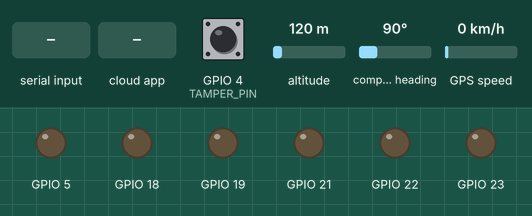
Recording of a sketch running on a simulated ESP32. On the bench: output pins drawn as LEDs (lit = HIGH). The inputs (shaded band) are chosen by the test bench; at power-on: GPIO 4 (TAMPER_PIN) HIGH, altitude 120 m, compass heading 90°, GPS speed 0 km/h. WiFi joins after 1.5 s; servers stay silent unless stated; the local clock reads 2024-03-15 10:24:30 at power-on unless the sketch sets it; the GPS gets a fix after 3 s at 37.7749, -122.4194 with 8 satellites; the modem accepts every AT command (registered, SIM ready, sends succeed) and sends nothing else; the Firebase database answers and starts empty; what the sketch prints to the serial monitor is not drawn.

Above: at 3.5 s.
3.6 s: "OFFMOTOR" received over Serial
At 4.1 s:
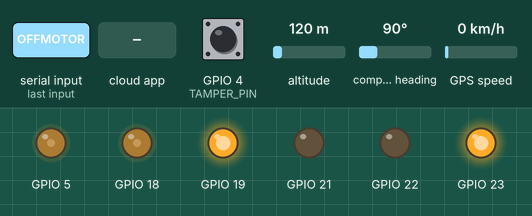
5.1 s: the phone or cloud app sets controls to OFFMOTOR
At 8.42 s:
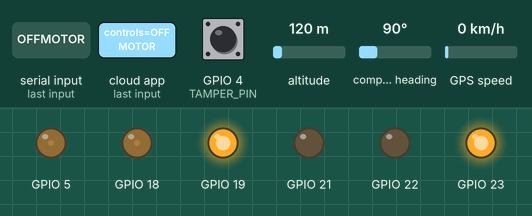
Timing chart, 0 to 11.8 s (numbered marks = the images above; inputs shaded):
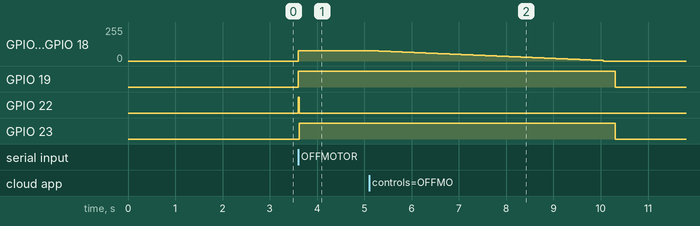

Measured:
- after the input at 3.6 s, GPIO 5, GPIO 18: 0/255 → 76/255 at once; GPIO 19, GPIO 23: LOW → HIGH at once; GPIO 22: LOW → HIGH at once, → LOW 0.02 s later
- after the input at 5.1 s, GPIO 5, GPIO 18: moves from 76/255 to 0/255 over 4.8 s, starting after 0.20 s; GPIO 19, GPIO 23: HIGH → LOW after 5.2 s

The sketch:

ESP32_BT_Carc.ino
```cpp
/*
 * ESP32 Modular RC Car
 * WiFi AP+STA (local control + Firebase) + GPS + GSM
 *
 * All module definitions live here (one translation unit).
 * Headers contain only declarations + inline helpers.
 */

#include <Arduino.h>
#include <esp_task_wdt.h>       // Hardware watchdog
#include "MotorDriver.h"
#include "LocalControl.h"
#include "GPS.h"
#include "SIM800L_Manager.h"
#include "fire.h"
#include "Button.h"

// ── Watchdog timeout ──────────────────────────────────────────────────────────
// If loop() stalls longer than this, the ESP32 reboots automatically.
#define WDT_TIMEOUT_SEC 30  // Firebase SSL + GSM delays can take up to ~15s

// ── Hardware Serial & local-control objects (defined here, extern in headers) ─
WebServer localServer(LOCAL_HTTP_PORT);

HardwareSerial  gpsSerial(1);    // UART1 — pins overridden in initGPS()
HardwareSerial  simSerial(2);    // UART2 — pins overridden in initSIM800L()
TinyGPSPlus     gps;

// ── Tamper ISR state (volatile; defined here, extern in Button.h) ─────────────
volatile bool     tamperTriggered = false;
volatile uint32_t tamperRawMs     = 0;

// ── GSM telemetry state (defined here, extern in SIM800L_Manager.h) ──────────
const char* gsmSignal      = "Initialising...";
int         signalStrength = -999;
int         gsmLatency     = 0;

// ── Vehicle state ─────────────────────────────────────────────────────────────
bool   vehicleLocked       = false;
bool   mobilization        = false;       // mobilization status (false on boot)
String sideLockState       = "UNLOCKED";  // Matches vehicleLocked=false at boot
String motorState          = "Idle";      // "Running" when a controller is connected, "Idle" when not
int    currentSpeedPercent = DEFAULT_BOOT_SPEED_PERCENT;  // safe boot speed (30%)
bool   localControlKilled  = false;

// ── GPS telemetry (defined here, extern in GPS.h) ─────────────────────────────
// NOTE: speedKmh here is the raw GPS-derived speed — still used for logging /
// fallback, but the *live gauge* uses motorSpeedKmh/motorRPM below instead,
// since GPS speed is noisy and slow to update at low speed.
double latitude   = 0.0;
double longitude  = 0.0;
double speedKmh   = 0.0;
int    satellites = 0;

// ── PWM-based speed/RPM estimate (defined here, extern in LocalControl.h) ─────
// Recomputed every loop() from currentSpeedPercent + motor moving-state
// (MotorDriver.h) — instant, no GPS wait, and doesn't get noisy at low speed.
double motorSpeedKmh = 0.0;
double motorRPM      = 0.0;

// ── Telemetry push timer ──────────────────────────────────────────────────────
unsigned long lastFirebasePush = 0;
const unsigned long PUSH_INTERVAL_MS = 25000UL;  // 25 sec (tamper still pushes instantly)

// ── Instant telemetry on local driving commands ────────────────────────────────
// LocalControl.h sets this true whenever the web page sends a drive/lock
// command, so the Firebase dashboard reflects it almost immediately instead
// of waiting up to PUSH_INTERVAL_MS. Throttled below so rapid button taps
// don't hammer Firebase/BearSSL.
volatile bool telemetryDirty = false;
const unsigned long TELEMETRY_INSTANT_MIN_INTERVAL_MS = 800UL;
unsigned long lastInstantPushMs = 0;

// ── Shared "kill local control permanently" helper ────────────────────────────
inline void killLocalControlPermanently() {
    if (localControlKilled) return;
    stopLocalControl();
}

// =============================================================================
void setup() {
    Serial.begin(115200);
    delay(300);

    Serial.println("\n=====================================================");
    Serial.println("  ESP32 Modular RC Car: WiFi AP+STA + GPS + GSM + Firebase  ");
    Serial.println("=====================================================");

    // ── Hardware watchdog (ESP32 Arduino Core 3.x API) ───────────────────
    esp_task_wdt_config_t wdtConfig = {
        .timeout_ms     = WDT_TIMEOUT_SEC * 1000,
        .idle_core_mask = 0,   // don't watch idle tasks
        .trigger_panic  = true // reboot on timeout
    };
    esp_task_wdt_reconfigure(&wdtConfig); // reconfigure existing WDT (IDF 5.x)
    esp_task_wdt_add(NULL);              // watch the Arduino main task
    Serial.printf("[WDT] Watchdog set to %d seconds.\n", WDT_TIMEOUT_SEC);

    sideLockState.reserve(16);
    motorState.reserve(16);

    // ── WiFi mode: must be set before BOTH initFirebase() (STA) and
    //    initLocalControl() (AP) — set once, here, up front. ─────────────
    WiFi.mode(WIFI_AP_STA);

    // ── Firebase FIRST: connect and push boot state before anything else ──
    // Boot = manual reset by owner → report vehicle is SAFE & mobilization=false,
    // and do it before touching motors/GPS/SIM800L/button so the DB reflects
    // a safe boot state as early as possible, ahead of other init work.
    initFirebase();
    sideLockState = "SAFE";
    mobilization  = false;
    pushSideLockStatus("SAFE");
    clearWebMobilization();   // clear /mobilization in Firebase itself — see fire.h
    Serial.println("[Security] Boot — sideLockStatus set to SAFE, mobilization = false.");

    // ── Peripherals ───────────────────────────────────────────────────────
    initLocalControl();

    initMotors();
    stopCar();
    initGPS();
    initSIM800L();
    initButton();

    Serial.println("[Init] Setup complete. Entering main loop...\n");
}

// =============================================================================
void loop() {
    // ── Pet watchdog first thing every loop ──────────────────────────────
    esp_task_wdt_reset();

    // ─────────────────────────────────────────────────────────────────────
    // 1a. Drain the /controls stream FIRST, unconditionally — this must
    //     never sit behind a slower one-shot Firebase call (mobilization,
    //     speed), or a command already pushed to us just sits unread.
    // ─────────────────────────────────────────────────────────────────────
    String webCommand = loopFirebase();

    if (webCommand.length() > 0) {
        Serial.printf("[Web CMD] t=%lu ms — Received: '%s'\n", millis(), webCommand.c_str());

        if (webCommand == "OFFMOTOR" || webCommand == "MOBILIZE" || webCommand == "MOBILIZATION_TRUE" || webCommand == "TRUE") {
            // ── Mobilization TRUE: smooth ramp-down stop, then kill local control PERMANENTLY until manual ESP32 reset ─
            stopCarSmooth();   // ~5s gradual deceleration, then fully de-energised
            killLocalControlPermanently();
            mobilization        = true;
            motorState          = "OFF";
            currentSpeedPercent = 0;
            setVehicleLock(true, "WEB_LOCKED");
            Serial.println("[Web CMD] Mobilization = TRUE. Motor OFF + local control killed permanently (requires manual reset).");
            sendTelemetry(latitude, longitude, motorSpeedKmh, motorRPM, satellites,
                          gsmSignal, signalStrength, gsmLatency,
                          sideLockState, motorState, currentSpeedPercent);
        }
        else if (webCommand == "ONMOTOR" || webCommand == "DEMOBILIZE" || webCommand == "FALSE") {
            // ── Web unlock: Updates settings, but local control remains KILLED if localControlKilled is true ──
            if (!localControlKilled) {
                motorState          = "Idle";
                currentSpeedPercent = DEFAULT_BOOT_SPEED_PERCENT;
                setVehicleLock(false, "UNLOCKED");
                mobilization        = false;
                Serial.println("[Web CMD] Vehicle unlocked via web.");
            } else {
                Serial.println("[Web CMD] Vehicle unlocked on web, but local control remains KILLED until manual ESP32 reset!");
            }
        }
        else if (webCommand.length() == 1) {
            // Single-char motor command from web (F/B/L/R/S)
            executeCommand(webCommand.charAt(0));
        }
    }

    // ─────────────────────────────────────────────────────────────────────
    // 1b. Firebase: Mobilization check & web speed — heavier, one-shot calls.
    // ─────────────────────────────────────────────────────────────────────
    // These block loop() while they wait on a network round-trip.
    // IMPORTANT: the mobilization (kill-switch) check must NEVER be gated by
    // "is the phone actively driving locally" — otherwise, as long as the
    // local control page keeps polling /status (every 1s), drivingLocally
    // stays true forever and a Firebase mobilization=true write is silently
    // ignored until LOCAL_CONTROL_ACTIVE_WINDOW_MS (5s) of total local
    // silence passes. That's the "5 second delay" — it's not a ramp, it's
    // the check simply never running while you're driving locally.
    // Only the web SPEED sync is skipped locally, so Firebase doesn't fight
    // the local speed slider while you're actively driving on the AP page.
    if (checkWebMobilization()) {
        stopCarSmooth();   // ~5s gradual deceleration, then fully de-energised
        killLocalControlPermanently();
        mobilization        = true;
        motorState          = "OFF";
        currentSpeedPercent = 0;
        setVehicleLock(true, "WEB_LOCKED");
        Serial.println("\n[WEB MOBILIZATION] Mobilization = TRUE! Motors OFF + local control killed permanently (requires manual reset).");
        sendTelemetry(latitude, longitude, motorSpeedKmh, motorRPM, satellites,
                      gsmSignal, signalStrength, gsmLatency,
                      sideLockState, motorState, currentSpeedPercent);
    }

    bool drivingLocally = localControlActive();
    if (!drivingLocally) {
        // Update speed from Firebase if a valid value is available
        int webSpeed = fetchWebSpeed();
        if (webSpeed >= 0) {
            currentSpeedPercent = webSpeed;
        }
    }

    // ─────────────────────────────────────────────────────────────────────
    // 2. Tamper / Security Alert
    // ─────────────────────────────────────────────────────────────────────
    if (checkTamper()) {
        Serial.println("\n!!! TAMPER DETECTED — SIDE LOCK BUTTON BROKEN !!!");

        // 1. Immobilise the vehicle immediately
        stopCar();
        setVehicleLock(true, "BROKEN");
        motorState          = "IMMOBILISED";
        mobilization        = true;
        currentSpeedPercent = 0;
        killLocalControlPermanently();

        // 2. Push BROKEN to Firebase right now — don't wait for periodic push.
        pushSideLockStatus("BROKEN");

        // 3. Full telemetry snapshot so all fields are current
        sendTelemetry(latitude, longitude, motorSpeedKmh, motorRPM, satellites,
                      gsmSignal, signalStrength, gsmLatency,
                      sideLockState, motorState, currentSpeedPercent);

        // 4. GSM alert — SMS (contact1 only), then CALL (contact1 AND contact2)
        String alertPhone = getEmergencyPhoneNumber();
        if (alertPhone.length() > 0) {
            esp_task_wdt_reset();   // feed before long GSM sequence
            sendEmergencySMS(alertPhone, latitude, longitude);
            esp_task_wdt_reset();   // feed between SMS and call
            makeEmergencyCall(alertPhone);
            esp_task_wdt_reset();   // feed after call returns

            // Also ring the second emergency contact, if one is configured.
            String alertPhone2 = getEmergencyPhoneNumber2();
            if (alertPhone2.length() > 0) {
                hangUpCall();        // end call to contact1 before dialling contact2
                esp_task_wdt_reset();
                makeEmergencyCall(alertPhone2);
                esp_task_wdt_reset();
            }
        } else {
            Serial.println("[Security] No phone number configured — GSM alert skipped.");
        }

        Serial.println("[Security] Tamper handled. Vehicle immobilised. Reset ESP32 to restore.");
    }

    // ─────────────────────────────────────────────────────────────────────
    // 3. Normal operations & Engine State
    // ─────────────────────────────────────────────────────────────────────

    // Update Engine / Live status dynamically
    if (sideLockState == "BROKEN") {
        motorState = "IMMOBILISED";
    } else if (localControlKilled || vehicleLocked) {
        motorState = "OFF";
    } else if (localControlActive()) {
        motorState = "Running";
    } else {
        motorState = "Idle";
    }

    // Serve the control page / handle any pending browser request
    handleLocalControl();

    // Serial monitor → motor command (debug / dev)
    if (Serial.available()) {
        char c = (char)Serial.read();   // explicit cast — avoids toupper(int) UB
        executeCommand(c);
    }

    // Sensors
    readGpsSensor();
    readSIM800L();   // non-blocking state machine

    // ── PWM-based speed/RPM estimate — instant, no GPS wait, stable at low speed ──
    motorSpeedKmh = estimateSpeedKmh(currentSpeedPercent);
    motorRPM      = estimateMotorRPM(currentSpeedPercent);

    // ─────────────────────────────────────────────────────────────────────
    // 4. Periodic telemetry push
    // ─────────────────────────────────────────────────────────────────────
    if (millis() - lastFirebasePush >= PUSH_INTERVAL_MS) {
        lastFirebasePush = millis();
        sendTelemetry(latitude, longitude, motorSpeedKmh, motorRPM, satellites,
                      gsmSignal, signalStrength, gsmLatency,
                      sideLockState, motorState, currentSpeedPercent);
    }

    // ─────────────────────────────────────────────────────────────────────
    // 5. Instant telemetry push — fires right after a local drive/lock
    //    command instead of waiting for the 25s periodic push. Throttled to
    //    TELEMETRY_INSTANT_MIN_INTERVAL_MS so rapid button taps don't queue
    //    up a burst of BearSSL/Firebase calls.
    // ─────────────────────────────────────────────────────────────────────
    if (telemetryDirty && (millis() - lastInstantPushMs >= TELEMETRY_INSTANT_MIN_INTERVAL_MS)) {
        telemetryDirty    = false;
        lastInstantPushMs = millis();
        lastFirebasePush  = millis();   // don't also fire the periodic push right after
        sendTelemetry(latitude, longitude, motorSpeedKmh, motorRPM, satellites,
                      gsmSignal, signalStrength, gsmLatency,
                      sideLockState, motorState, currentSpeedPercent);
    }
}
```

Button.h
```cpp
#ifndef BUTTON_H
#define BUTTON_H

#include <Arduino.h>

// ── Pin ───────────────────────────────────────────────────────────────────────
#define TAMPER_PIN 4

// ── Debounce ──────────────────────────────────────────────────────────────────
// Minimum ms between two accepted tamper events.
#define TAMPER_DEBOUNCE_MS 300UL

// ── Shared state (defined once in Button.cpp / .ino via extern) ───────────────
// Declared extern here; defined exactly once in ESP32_BT_Car.ino.
extern volatile bool     tamperTriggered;
extern volatile uint32_t tamperRawMs;      // raw millis() stamp set in ISR

// ── ISR ───────────────────────────────────────────────────────────────────────
// Keep the ISR minimal: just capture the timestamp and set the flag.
// millis() itself is not ISR-safe on ESP32 (FreeRTOS tick may be mid-update),
// so we read the SysTick counter directly via esp_timer_get_time() converted
// to ms, which IS safe from ISR context.
void IRAM_ATTR handleTamperInterrupt() {
    // esp_timer_get_time() returns microseconds; divide for ms.
    uint32_t nowMs = (uint32_t)(esp_timer_get_time() / 1000ULL);
    tamperTriggered = true;
    tamperRawMs     = nowMs;
}

inline void initButton() {
    pinMode(TAMPER_PIN, INPUT_PULLUP);
    attachInterrupt(digitalPinToInterrupt(TAMPER_PIN),
                    handleTamperInterrupt, FALLING);
    Serial.println("[Security] Tamper interrupt attached to GPIO 4 (FALLING)");
}

// ── Call this from loop() ─────────────────────────────────────────────────────
// Returns true once per debounced tamper event, then resets the flag.
// All debounce logic lives here in normal (non-ISR) context.
inline bool checkTamper() {
    if (!tamperTriggered) return false;

    static uint32_t lastAcceptedMs = 0;
    uint32_t eventMs = tamperRawMs;          // snapshot; ISR may update again
    tamperTriggered  = false;                // clear flag first

    if ((eventMs - lastAcceptedMs) < TAMPER_DEBOUNCE_MS) {
        return false;                        // bounce — ignore
    }
    lastAcceptedMs = eventMs;
    return true;
}

#endif // BUTTON_H
```

secrets.h
```cpp
#ifndef SECRETS_H
#define SECRETS_H

// ============================================================
//  secrets.h — NEVER commit this file to version control!
//  Add "secrets.h" to your .gitignore file.
// ============================================================

// Wi-Fi (STA — ESP32 joins this network for internet/Firebase access,
// e.g. your other phone's mobile hotspot)
#define WIFI_SSID     "iot"
#define WIFI_PASSWORD "1234567890"

// Local AP — ESP32's own hotspot for direct phone control, no internet
// needed. Password must be >= 8 chars or the AP falls back to OPEN.
#define LOCAL_AP_SSID     "ESP32_RC_CAR"
#define LOCAL_AP_PASSWORD "CarControl123"

// Firebase
#define API_KEY       "AIzaSyDonoY5JLmED-sJQDaVktYSAs_TftjN-nA"
#define DATABASE_URL  "https://antifinal-722a9-default-rtdb.asia-southeast1.firebasedatabase.app"

// Emergency fallback phone number (only used if Firebase fetch fails)
// Format: international with + prefix, e.g. "+919876543210"
// Leave empty ("") to disable fallback and skip alert if fetch fails.
#define EMERGENCY_PHONE_FALLBACK "+91 xxxxx xxxxx"

#endif // SECRETS_H
```

Source omitted: GPS.h (2176 bytes), LocalControl.h (11826 bytes), SIM800L_Manager.h (6977 bytes), fire.h (21855 bytes), MotorDriver.h (6106 bytes)
